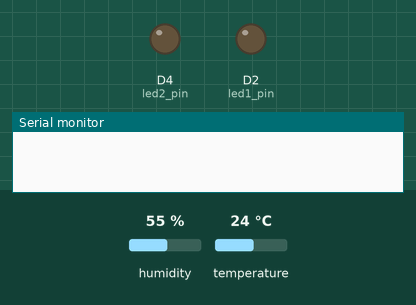
This program was run on a simulated ESP8266 (NodeMCU). Shown: output pins drawn as LEDs (lit = HIGH), the last lines printed to the serial monitor. Inputs (shaded band) come from the test bench; at power-on: humidity 55 %, temperature 24 °C.

Above: at 1.0 s.
At 3.0 s:
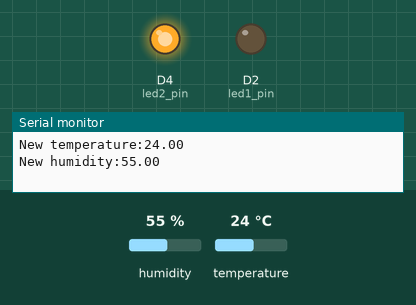
Timing chart, 0 to 5.2 s (numbered marks = the images above):
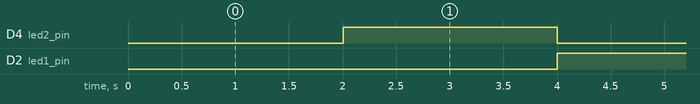

The program:

main.cpp
```cpp
#include "DHT.h"

#define led1_pin D2
#define led2_pin D4

DHT dht;

long lastMsg = 0;
bool ledState = false;

void setup() {
  Serial.begin(115200);
  pinMode(led1_pin, OUTPUT);
  pinMode(led2_pin, OUTPUT);
  dht.setup(D5); // data pin D5
}

void loop() {
  long now = millis();
  if (now - lastMsg > 2000) {
    lastMsg = now;

    float temp = dht.getTemperature();
    float hum = dht.getHumidity();

    Serial.print("New temperature:");
    Serial.println(String(temp).c_str());

    Serial.print("New humidity:");
    Serial.println(String(hum).c_str());

    digitalWrite(led1_pin, ledState ? HIGH : LOW );
    digitalWrite(led2_pin, ledState ? LOW : HIGH );
    ledState = !ledState;
  }
}
```

Measured:
- by itself, D4 (led2_pin), D2 (led1_pin): alternates HIGH for 2.0 s and LOW for 2.0 s
